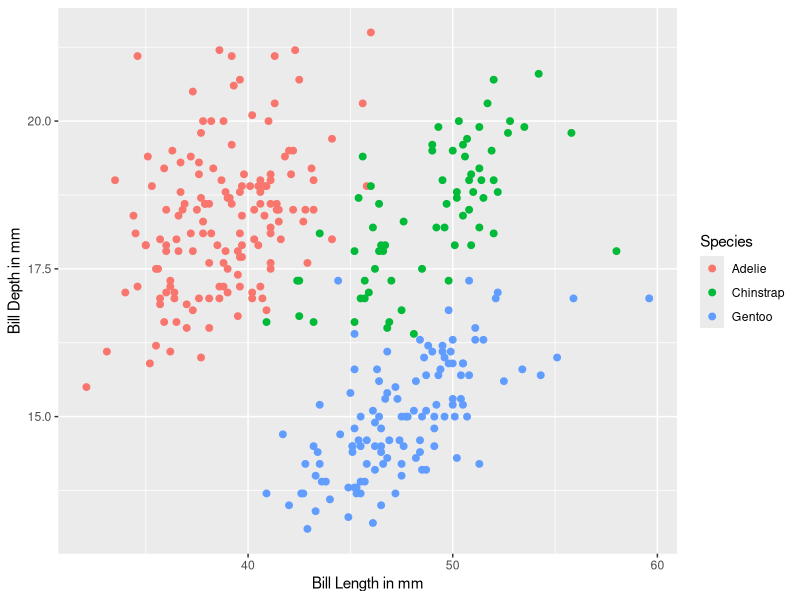

This chart was generated by the following R code:
install.packages("tidyverse")
install.packages("palmerpenguins")
# Run this to load all necessary libraries
library(tidyverse)
# install.packages("palmerpenguins") # Run this if you can't load the palmerpenguins library 
library(palmerpenguins)
pgs <- penguins %>% drop_na
head(pgs)

pgs %>% 
  ggplot() +
  geom_point(aes(x = bill_length_mm, y = bill_depth_mm, color = species),
             size = 2, alpha = 1) +
  labs(x = "Bill Length in mm",
       y = "Bill Depth in mm",
       color = "Species")
